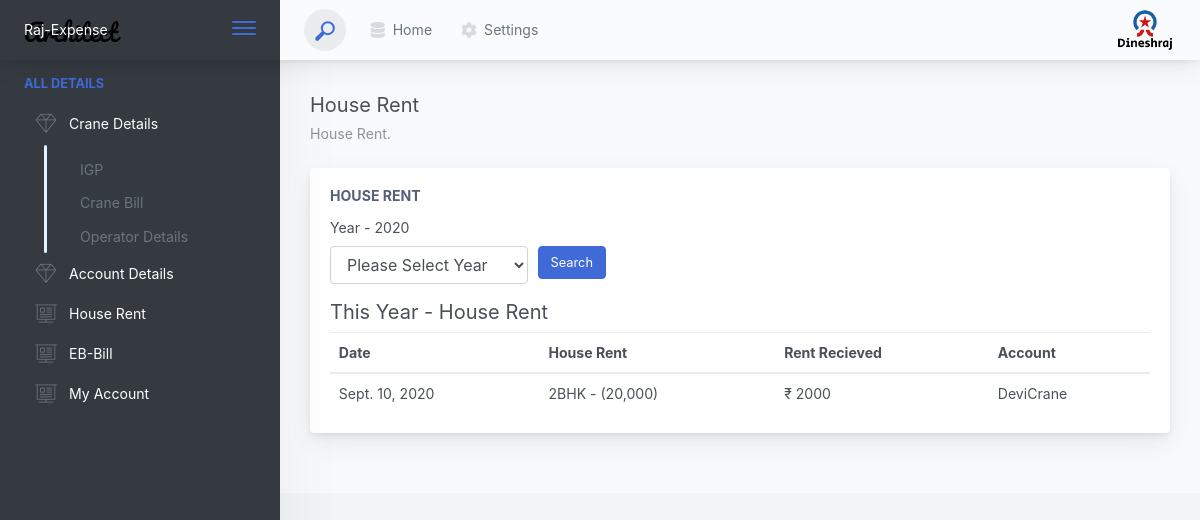
The page / on the database its author committed.
### dineshApp/models.py (models this page shows)
class HouseRentModel(models.Model):
    date = models.DateField()
    house = models.CharField(max_length=20)
    rent_recieved = models.IntegerField()
    account = models.CharField(max_length=30)

### view_expenses/views.py (the view)
# urls.py: path('', views.ViewHouseRent.as_view()),
class ViewHouseRent(views.HouseRent):
    template_name = "view-house_rent.html"

### template/view/view-house_rent.html (shortened to what this page needs)
{% extends 'view-base.html' %}
{% load static %}
{% block content %}
<div>House Rent
  <div class="page-title-subheading">House Rent.</div>
</div>
</div>
</div>
<ul class="body-tabs body-tabs-layout tabs-animated body-tabs-animated nav">
</ul>
<div class="tab-content">
	<div class="tab-pane tabs-animation fade show active" id="tab-content-0" role="tabpanel">
		<div class="main-card mb-3 card">
			<div class="card-body">
				<h5 class="card-title">House Rent</h5>
				        <form>
                  <div class="form-row">
                    <div class="col-md-3">
                      <div class="position-relative form-group">
                        <label>Year - {{current_year}}</label>
                        <select name="year" class="form-control" required>
                          <option>Please Select Year</option>
                        </select>
                      </div>
                    </div>
                    <div class="col-md-3"> <br>
                      <button class="mt-2 btn btn-primary">Search</button>
                    </div>
                  </div>
                </form>
                <h5>This Year - House Rent </h5>
                <div class="table-responsive">
                    <table class="mb-0 table">
                        <thead>
                        <tr>
                            <th>Date</th>
                            <th>House Rent</th>
                            <th>Rent Recieved</th>
                            <th>Account</th>
                        </tr>
                        </thead>
                        <tbody>
                            {% for house_rent in house_rents %}
                                <tr>
                                    <td>{{ house_rent.date }}</td>
                                    <td>{{ house_rent.house }}</td>
                                    <td>&#8377; {{ house_rent.rent_recieved }}</td>
                                    <td>{{ house_rent.account }}</td>
                                </tr>
                            {% endfor %}
                        </tbody>
                    </table>
                </div>
			</div>
		</div>
</div>
</div>
{% endblock %}

### rows shown on the page
HouseRentModel: date "Sept. 10, 2020", house "2BHK - (20,000)", rent_recieved "2000", account "DeviCrane"
